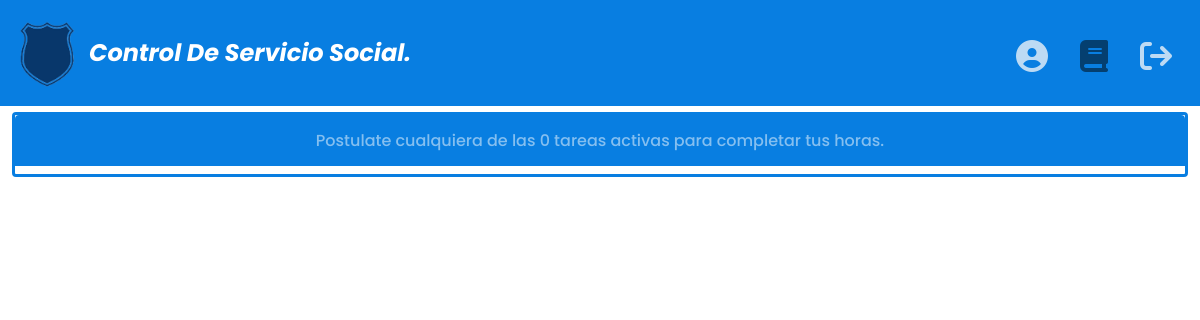
Before: /Vista/perfiles/estudiante/tareas.php (signed in) with the older database file.
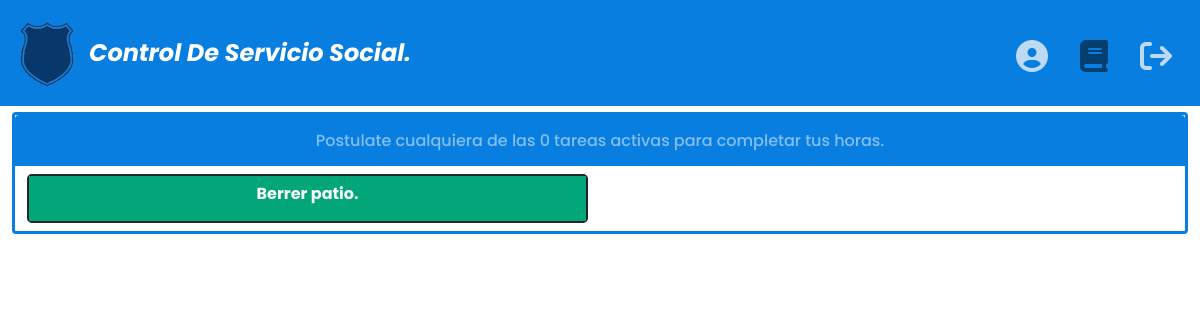
After: the same page with the newer database file.
### tables this page shows
CREATE TABLE TAREAS (

    ID_TAREA INT AUTO_INCREMENT NOT NULL PRIMARY KEY,
    ID_CREADOR VARCHAR(15) NOT NULL,
    NOMBRE_TAREA VARCHAR(40) NOT NULL,
    DESCRIPCION TEXT(300) NOT NULL,
    FECHA_CREACION DATE NOT NULL,
    FECHA_LIMITE DATE NOT NULL,
    NUMERO_HORAS INT NOT NULL,
    OBJETIVO VARCHAR(200) NOT NULL,
    PARA_QUE_GRADO VARCHAR(15) NOT NULL,
    ESTADO_TAREA VARCHAR(15) NOT NULL,
    N_PERSONAS INT NOT NULL,
	FOREIGN KEY (ID_CREADOR) REFERENCES DIRECTIVOS(IDENTIDAD)

);

### Controlador/RecogerDatos/estudiante/datos.php (called while the page is built, shortened)
<?php
include_once "../../../Modelo/conexion_db.php";
class Estudiante
{
   function Estudiante($identidad)
   {
      global $conn;
      $datosPersonales = "SELECT IDENTIDAD, NOMBRES, APELLIDOS, EDAD, FECHA_REGISTRO, CELULAR, CORREO, ROL, GRADO, NOMBRE_TECNICA FROM ESTUDIANTES WHERE IDENTIDAD = $identidad;";
      $RetornoDatosPersonales = mysqli_query($conn, $datosPersonales);
      $DatosPerfil = mysqli_fetch_assoc($RetornoDatosPersonales);
   }
   function Get_tareas_totales()
   {
      global $conn;
      $SQL =  "SELECT * FROM TAREAS ORDER BY  ESTADO_TAREA;";
      $result3 = mysqli_query($conn, $SQL);
      return  $result3;
   }
}
if (isset($_SESSION['id'])) {
   $id = $_SESSION['id'];
   $Pepito = new Estudiante($id);
} else {
   header("Location:../../../Controlador/formulariosDatos/inicio_sesion.php");
   $_SESSION['mensajeInicio'] = "Por favor inicia sesión nuevamente.";
   $_SESSION['tipoAlertaInicio'] = "warning";
   $_SESSION['tituloInicio'] = "Sesión fallida";
}

### Vista/perfiles/estudiante/tareas.php (the view, shortened to what the changed rows need)
<?php
require "../../../Controlador/RecogerDatos/estudiante/datos.php";
if (isset($_SESSION['id'])) {
?>
    <!DOCTYPE html>
    <html lang="en">
    <head>
        <link rel="stylesheet" href="//cdn.jsdelivr.net/npm/alertifyjs@1.13.1/build/css/themes/default.min.css" />
        <link rel="stylesheet" href="//cdn.jsdelivr.net/npm/alertifyjs@1.13.1/build/css/alertify.min.css" />
        <link rel="stylesheet" href="../../../Vista/custome_bootstrap/style.css">
        <link rel="stylesheet" href="https://cdnjs.cloudflare.com/ajax/libs/font-awesome/6.1.1/css/all.min.css" />
    </head>
    <body class="pt-5 mt-2 mt-md-0">
        <main class="mt-5 pt-3 px-3 px-sm-4">
            <div class="row border border-3 border-primary rounded">
                <?php
                $id_collapse = 2;
                $result3 = $Pepito->Get_tareas_totales();
                while ($TAREA = mysqli_fetch_array($result3)) {
                    $ID_TAREA = $TAREA['ID_TAREA'];
                    $ides = "tareasN_" . $id_collapse;
                    $SQL3 = "SELECT COUNT(ESTADO_POSTULACION) AS POSTULADOS FROM POSTULADOS WHERE ESTADO_POSTULACION LIKE 'A%' AND ID_TAREA = '$ID_TAREA';";
                    $query1 = mysqli_query($connN, $SQL3);
                    $EST_POSTULADOS = mysqli_fetch_array($query1);
                    if ($EST_POSTULADOS['POSTULADOS'] < $TAREA['N_PERSONAS']) {
                        $fondo = "secondary";
                    } else {
                        $icono = " fa-xmark ";
                        $fondo = "primary";
                        $color = "warning";
                        $disable = "disabled";
                    }
                    if (strtolower($TAREA['ESTADO_TAREA']) == "terminada") {
                        $fondo = "success";
                    } else {
                        $mostrar = "show";
                        $fondo = "warning";
                    }
                ?>
                    <div class="col-12 col-sm-12 col-md-6 col-lg-6 mb-2 ">
                        <div class="border border-2  border-dark rounded-3 p-0">
                            <a class="nav-link p-0 m-0 " data-bs-toggle="collapse" data-bs-target="#<?php echo $ides; ?>" aria-expanded="false" aria-controls="<?php echo $ides; ?>">
                                <div class=" border-bottom border-2 border-<?php echo $fondo; ?> text-center py-2 bg-<?php echo $fondo; ?> ">
                                    <h6 class="text-light"><b><?php echo $TAREA['NOMBRE_TAREA']; ?></b></h6>
                                </div>
                            </a>
                        </div>
                    </div>
                <?php
                    $id_collapse++;
                } ?>
            </div>
        </main>
    </body>
    </html>
<?php
} else {
    $_SESSION['mensajeDeAlerta'] = "Por favor inicia sesión nuevamente.";
    $_SESSION['tituloDeAlerte'] = "warning";
    $_SESSION['tipoAlerta'] = "Reingreso fallido";
    header("Location:../../../index.php");
}  ?>

Changed rows visible on the page:
added tareas: NOMBRE_TAREA "Berrer patio."
